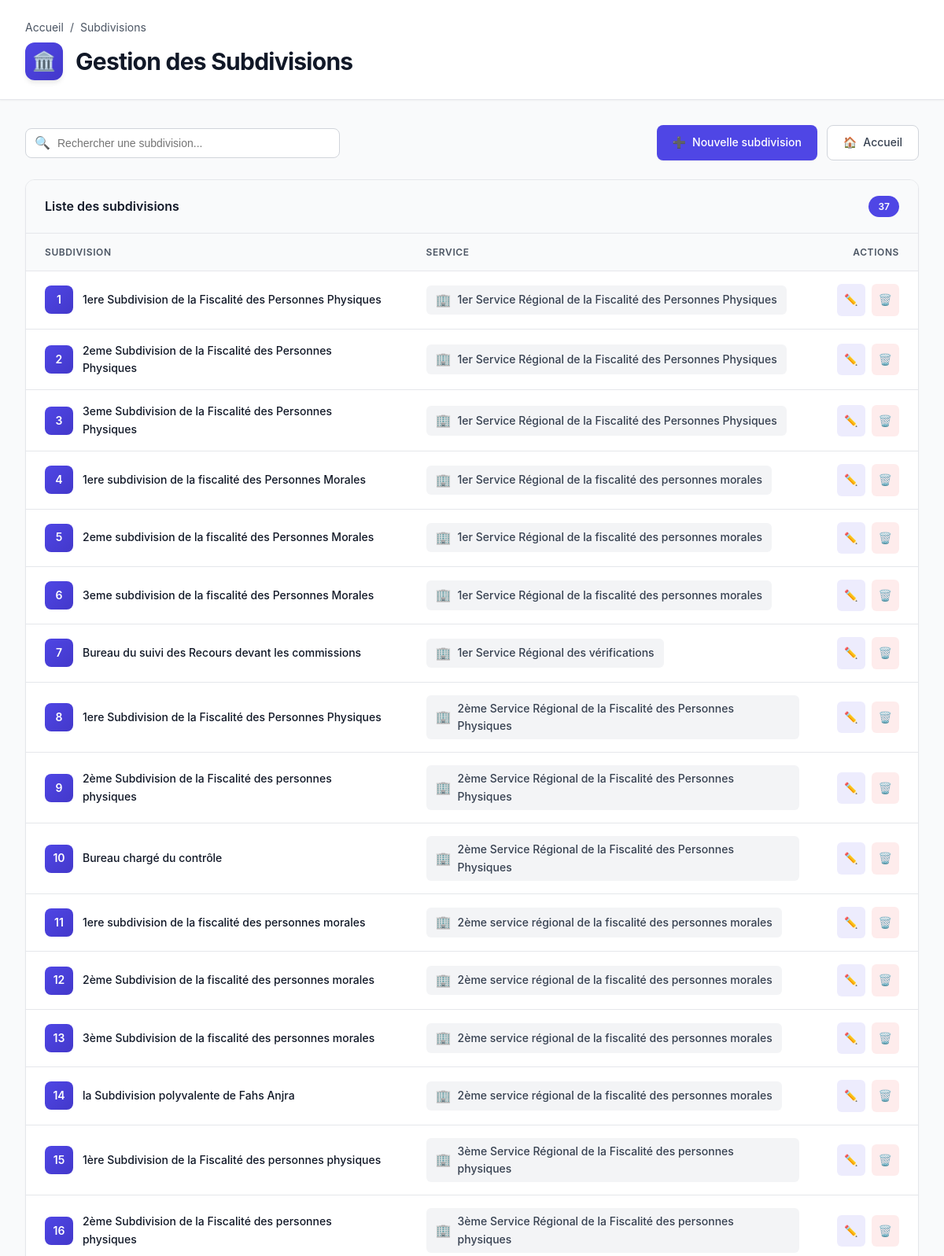
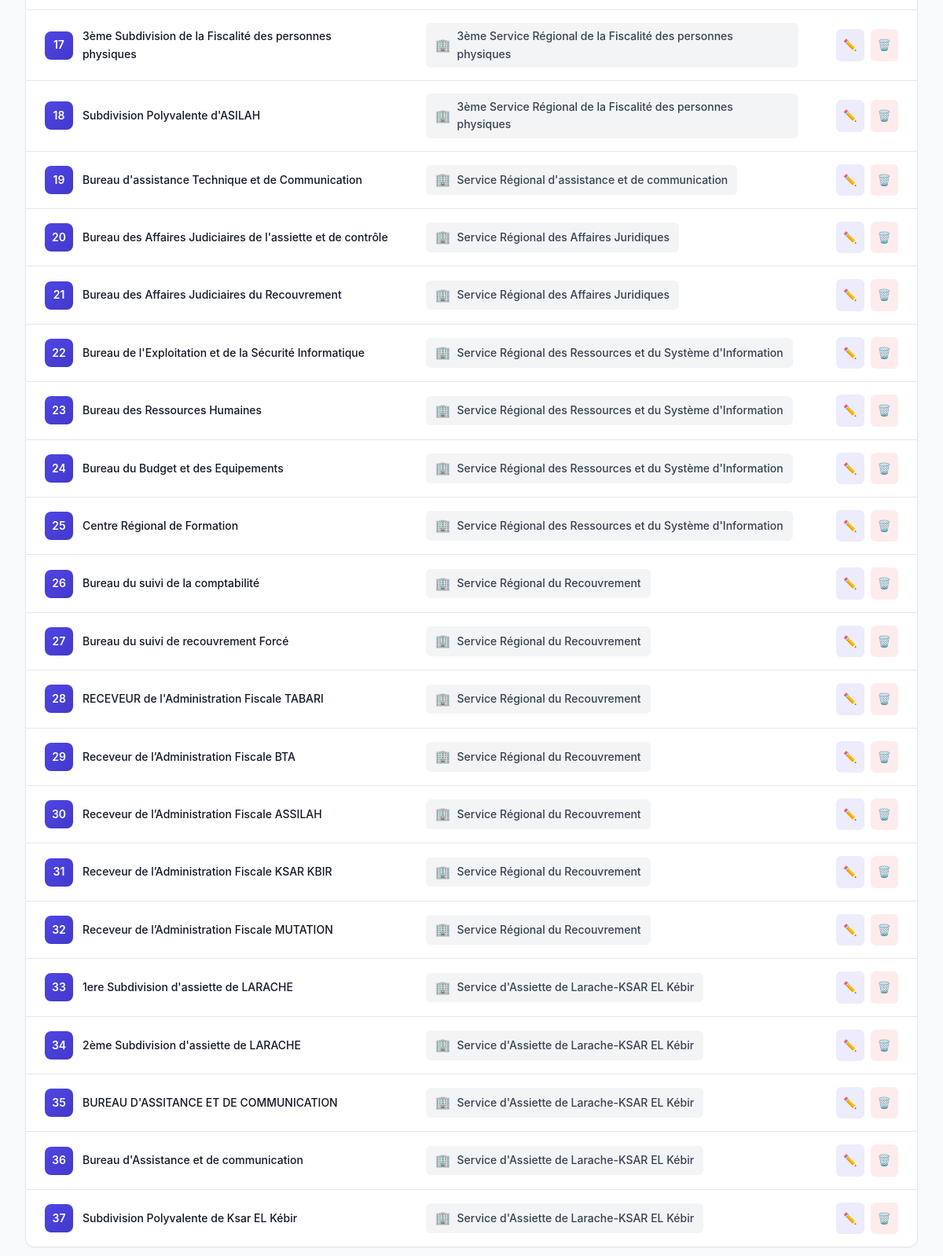
Page /liste_subdivisions/ on the committed database (2 pictures, top to bottom).
### inventaire/models.py (models this page shows, shortened)
class Subdivision(models.Model):
    service = models.ForeignKey(Service, on_delete=models.CASCADE, related_name='subdivisions')
    libelle = models.CharField(max_length=150)
    class Meta:
      ordering = ['service','libelle']

class Service(models.Model):
    libelle = models.CharField(max_length=150)
    class Meta:
        ordering = ['libelle']
    def __str__(self):
        return self.libelle

### inventaire/views.py (the view)
# urls.py: path('liste_subdivisions/', views.liste_subdivisions, name='liste_subdivisions'),
def liste_subdivisions(request):
    subdivisions = Subdivision.objects.all()
    return render(request, 'inventaire/liste_subdivisions.html', {'subdivisions': subdivisions})

### inventaire/templates/inventaire/liste_subdivisions.html (shortened to what this page needs)
<!DOCTYPE html>
<html lang="fr">
<head>
</head>
<body>
    <div class="header">
        <div class="header-content">
            <div class="header-top">
                <div class="breadcrumb">
                    <a href="{% url 'home' %}">Accueil</a>
                    <span>/</span>
                    <span>Subdivisions</span>
                </div>
            </div>
            <div class="page-title-section">
                <div class="page-icon">🏛️</div>
                <h1>Gestion des Subdivisions</h1>
            </div>
        </div>
    </div>
    <div class="container">
        <div class="toolbar">
            <div class="search-box">
                <span class="search-icon">🔍</span>
                <input type="text" id="searchInput" placeholder="Rechercher une subdivision...">
            </div>
            <div class="toolbar-actions">
                <a href="{% url 'ajouter_subdivision' %}" class="btn btn-primary">
                    <span>➕</span>
                    <span>Nouvelle subdivision</span>
                </a>
                <a href="{% url 'home' %}" class="btn btn-secondary">
                    <span>🏠</span>
                    <span>Accueil</span>
                </a>
            </div>
        </div>
        <div class="card">
            {% if subdivisions %}
            <div class="card-header">
                <div class="card-title">Liste des subdivisions</div>
                <div class="badge">{{ subdivisions|length }}</div>
            </div>
            <div class="table-wrapper">
                <table id="subdivisionsTable">
                    <thead>
                        <tr>
                            <th>Subdivision</th>
                            <th>Service</th>
                            <th style="text-align: right;">Actions</th>
                        </tr>
                    </thead>
                    <tbody>
                        {% for s in subdivisions %}
                        <tr>
                            <td>
                                <div class="subdivision-name">
                                    <div class="subdivision-avatar">{{ forloop.counter }}</div>
                                    <span>{{ s.libelle }}</span>
                                </div>
                            </td>
                            <td>
                                <div class="service-badge">
                                    <span class="service-icon">🏢</span>
                                    <span>{{ s.service }}</span>
                                </div>
                            </td>
                            <td>
                                <div class="action-buttons" style="justify-content: flex-end;">
                                    <a href="{% url 'modifier_subdivision' s.id %}"
                                       class="action-btn btn-edit"
                                       title="Modifier">
                                        <span>✏️</span>
                                    </a>
                                    <a href="{% url 'supprimer_subdivision' s.id %}"
                                       class="action-btn btn-delete"
                                       title="Supprimer"
                                       onclick="return confirm('Êtes-vous sûr de vouloir supprimer cette subdivision ?');">
                                        <span>🗑️</span>
                                    </a>
                                </div>
                            </td>
                        </tr>
                        {% endfor %}
                    </tbody>
                </table>
            </div>
            {% endif %}
        </div>
    </div>
</body>
</html>

### rows in the picture
Subdivision: libelle "1ere Subdivision de la Fiscalité des Personnes Physiques", service "1er Service Régional de la Fiscalité des Personnes Physiques"
Subdivision: libelle "2eme Subdivision de la Fiscalité des Personnes Physiques", service "1er Service Régional de la Fiscalité des Personnes Physiques"
Subdivision: libelle "3eme Subdivision de la Fiscalité des Personnes Physiques", service "1er Service Régional de la Fiscalité des Personnes Physiques"
Subdivision: libelle "1ere subdivision de la fiscalité des Personnes Morales", service "1er Service Régional de la fiscalité des personnes morales"
Subdivision: libelle "2eme subdivision de la fiscalité des Personnes Morales", service "1er Service Régional de la fiscalité des personnes morales"
Subdivision: libelle "3eme subdivision de la fiscalité des Personnes Morales", service "1er Service Régional de la fiscalité des personnes morales"
Subdivision: libelle "Bureau du suivi des Recours devant les commissions", service "1er Service Régional des vérifications"
Subdivision: libelle "1ere Subdivision de la Fiscalité des Personnes Physiques", service "2ème Service Régional de la Fiscalité des Personnes Physiques"
Subdivision: libelle "2ème Subdivision de la Fiscalité des personnes physiques", service "2ème Service Régional de la Fiscalité des Personnes Physiques"
Subdivision: libelle "Bureau chargé du contrôle", service "2ème Service Régional de la Fiscalité des Personnes Physiques"
Subdivision: libelle "1ere subdivision de la fiscalité des personnes morales", service "2ème service régional de la fiscalité des personnes morales"
Subdivision: libelle "2ème Subdivision de la fiscalité des personnes morales", service "2ème service régional de la fiscalité des personnes morales"
Subdivision: libelle "3ème Subdivision de la fiscalité des personnes morales", service "2ème service régional de la fiscalité des personnes morales"
Subdivision: libelle "la Subdivision polyvalente de Fahs Anjra", service "2ème service régional de la fiscalité des personnes morales"
Subdivision: libelle "1ère Subdivision de la Fiscalité des personnes physiques", service "3ème Service Régional de la Fiscalité des personnes physiques"
Subdivision: libelle "2ème Subdivision de la Fiscalité des personnes physiques", service "3ème Service Régional de la Fiscalité des personnes physiques"
Subdivision: libelle "3ème Subdivision de la Fiscalité des personnes physiques", service "3ème Service Régional de la Fiscalité des personnes physiques"
Subdivision: libelle "Subdivision Polyvalente d'ASILAH", service "3ème Service Régional de la Fiscalité des personnes physiques"
Subdivision: libelle "Bureau d'assistance Technique et de Communication", service "Service Régional d'assistance et de communication"
Subdivision: libelle "Bureau des Affaires Judiciaires de l'assiette et de contrôle", service "Service Régional des Affaires Juridiques"
Subdivision: libelle "Bureau des Affaires Judiciaires du Recouvrement", service "Service Régional des Affaires Juridiques"
Subdivision: libelle "Bureau de l'Exploitation et de la Sécurité Informatique", service "Service Régional des Ressources et du Système d'Information"
Subdivision: libelle "Bureau des Ressources Humaines", service "Service Régional des Ressources et du Système d'Information"
Subdivision: libelle "Bureau du Budget et des Equipements", service "Service Régional des Ressources et du Système d'Information"
Subdivision: libelle "Centre Régional de Formation", service "Service Régional des Ressources et du Système d'Information"
Subdivision: libelle "Bureau du suivi de la comptabilité", service "Service Régional du Recouvrement"
Subdivision: libelle "Bureau du suivi de recouvrement Forcé", service "Service Régional du Recouvrement"
Subdivision: libelle "RECEVEUR de l'Administration Fiscale TABARI", service "Service Régional du Recouvrement"
Subdivision: libelle "Receveur de l’Administration Fiscale BTA", service "Service Régional du Recouvrement"
Subdivision: libelle "Receveur de l’Administration Fiscale ASSILAH", service "Service Régional du Recouvrement"
Subdivision: libelle "Receveur de l’Administration Fiscale KSAR KBIR", service "Service Régional du Recouvrement"
Subdivision: libelle "Receveur de l’Administration Fiscale MUTATION", service "Service Régional du Recouvrement"
Subdivision: libelle "1ere Subdivision d'assiette de LARACHE", service "Service d'Assiette de Larache-KSAR EL Kébir"
Subdivision: libelle "2ème Subdivision d'assiette de LARACHE", service "Service d'Assiette de Larache-KSAR EL Kébir"
Subdivision: libelle "BUREAU D'ASSITANCE ET DE COMMUNICATION", service "Service d'Assiette de Larache-KSAR EL Kébir"
Subdivision: libelle "Bureau d'Assistance et de communication", service "Service d'Assiette de Larache-KSAR EL Kébir"
Subdivision: libelle "Subdivision Polyvalente de Ksar EL Kébir", service "Service d'Assiette de Larache-KSAR EL Kébir"

### other values in the picture
{{ subdivisions|length }} "37"
